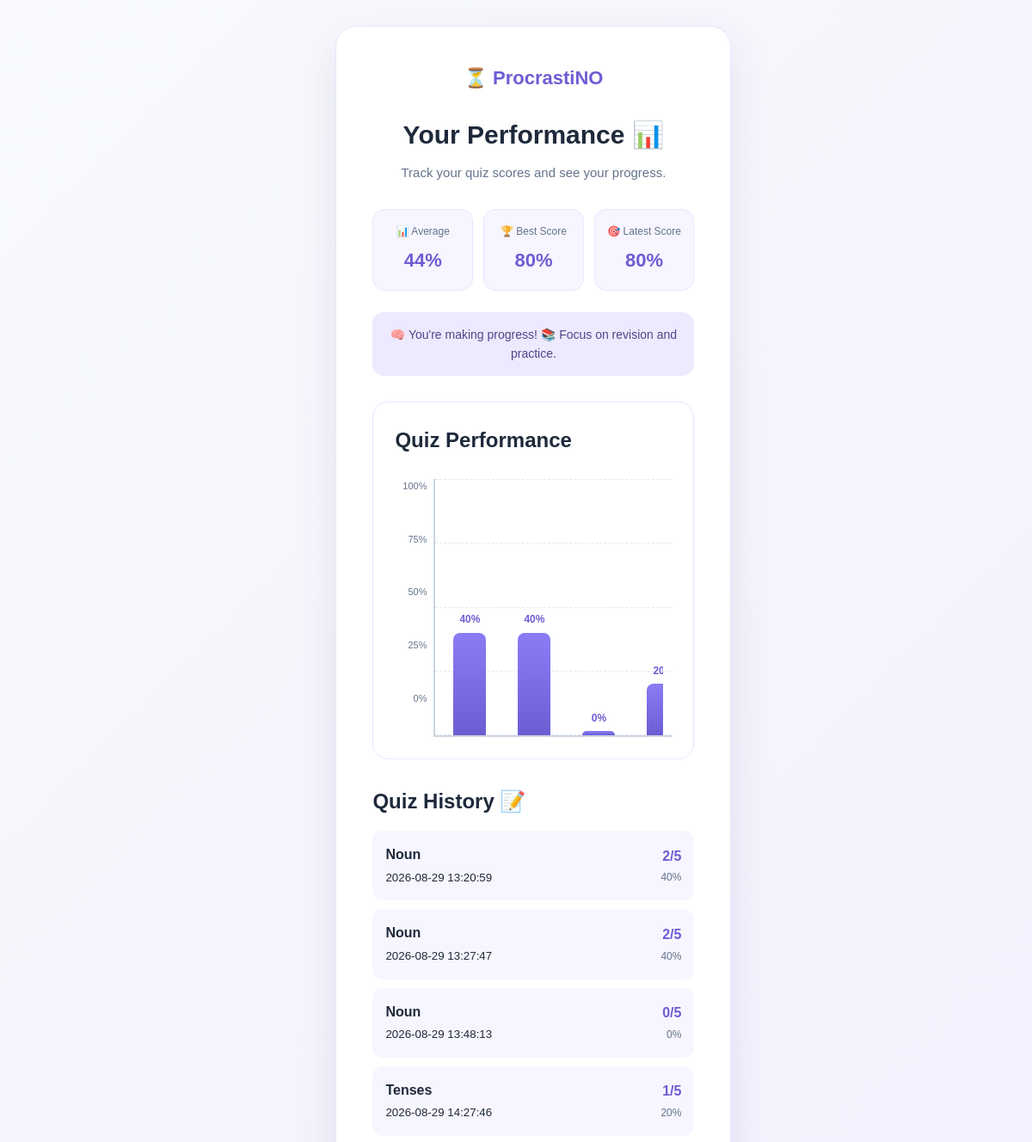
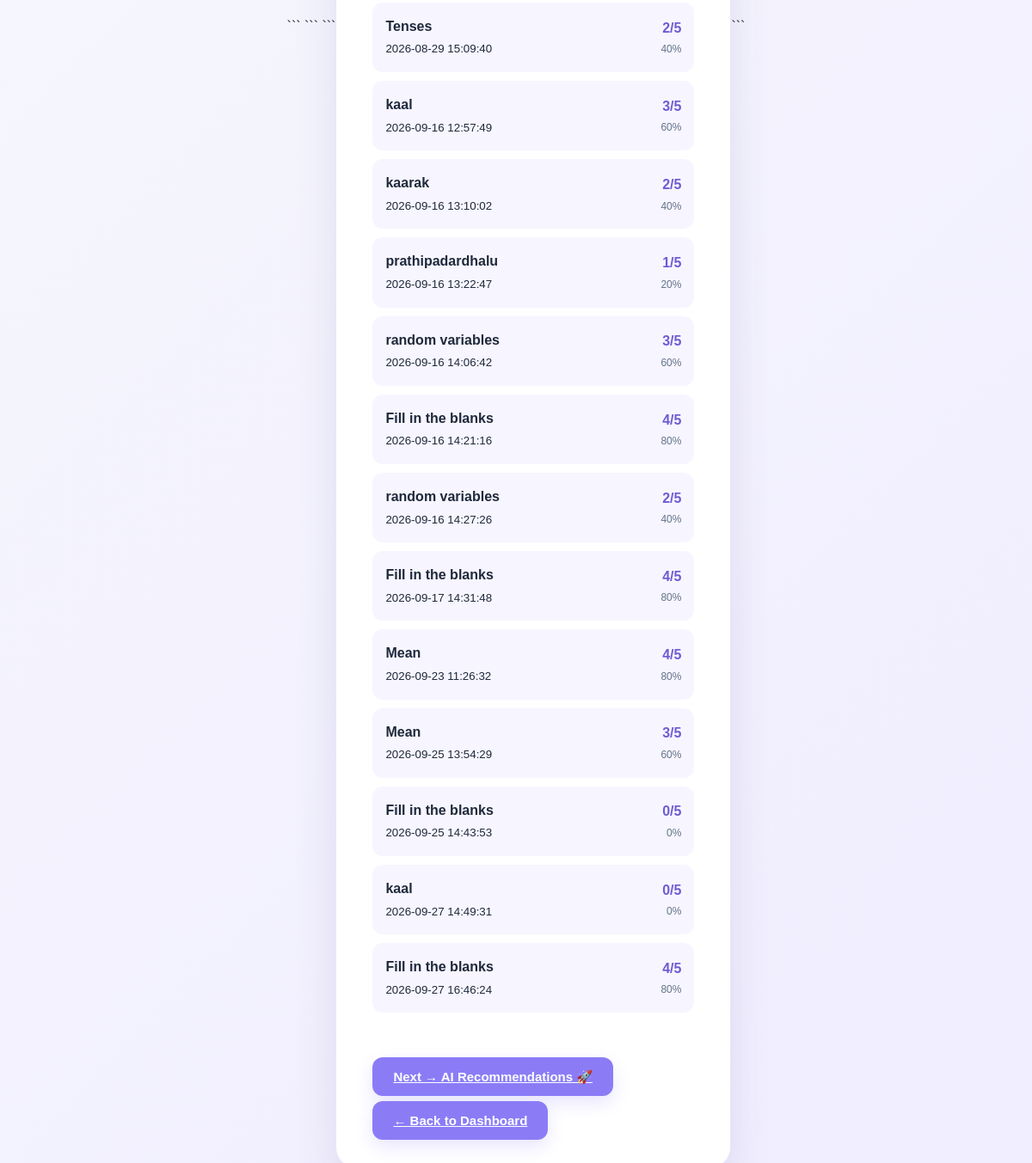
The app's page /performance (signed in) with its own data (2 pictures, top to bottom).
### tables this page shows
CREATE TABLE quiz_results (
            id INTEGER PRIMARY KEY AUTOINCREMENT,
            user_id INTEGER NOT NULL,
            subject_id INTEGER NOT NULL,
            topic_id INTEGER NOT NULL,
            score INTEGER NOT NULL,
            total INTEGER NOT NULL,
            created_at TIMESTAMP DEFAULT CURRENT_TIMESTAMP,
            FOREIGN KEY (user_id) REFERENCES users(id),
            FOREIGN KEY (subject_id) REFERENCES subjects(id),
            FOREIGN KEY (topic_id) REFERENCES topics(id)
        );

CREATE TABLE topics (
            id INTEGER PRIMARY KEY AUTOINCREMENT,
            subject_id INTEGER NOT NULL,
            topic_name TEXT NOT NULL,
            FOREIGN KEY (subject_id) REFERENCES subjects(id)
        );

### app.py (the view)
@app.route("/performance")
def performance():
    if "user_id" not in session:
        return redirect("/login")
    conn = sqlite3.connect("database.db")
    cursor = conn.cursor()
    cursor.execute(
        """
        SELECT
            quiz_results.id,
            subjects.id,
            topics.id,
            subjects.subject_name,
            topics.topic_name,
            quiz_results.score,
            quiz_results.total,
            quiz_results.created_at

        FROM quiz_results

        JOIN subjects
            ON quiz_results.subject_id = subjects.id

        JOIN topics
            ON quiz_results.topic_id = topics.id

        WHERE quiz_results.user_id = ?

        ORDER BY quiz_results.id ASC
        """,
        (session["user_id"],)
    )
    results = cursor.fetchall()
    conn.close()
    percentages = []
    for result in results:
        score = result[5]
        total = result[6]
        if total > 0:
            percentage = (
                score / total
            ) * 100
            percentages.append(percentage)
    if percentages:
        average_score = round(
            sum(percentages) /
            len(percentages)
        )
        best_score = round(
            max(percentages)
        )
        latest_score = round(
            percentages[-1]
        )
    else:
        average_score = 0
        best_score = 0
        latest_score = 0
    if average_score >= 80:
        performance_message = (
            "Excellent performance! 🌟 "
            "Keep challenging yourself."
        )
    elif average_score >= 60:
        performance_message = (
            "Good progress! 👍 "
            "A little more revision can make you stronger."
        )
    elif average_score >= 40:
        performance_message = (
            "You're making progress! 📚 "
            "Focus on revision and practice."
        )
    else:
        performance_message = (
            "Let's strengthen the basics! 🧠 "
            "More practice will help."
        )
    latest_result = (
        results[-1]
        if results
        else None
    )
    return render_template(
        "performance.html",
        results=results,
        average_score=average_score,
        best_score=best_score,
        latest_score=latest_score,
        performance_message=performance_message,
        latest_result=latest_result
    )

### templates/performance.html (shortened to what this page needs)
<!DOCTYPE html>
<html lang="en">
<head>
<link rel="stylesheet"
      href="{{ url_for('static', filename='css/style.css') }}">
```
</head>
<body class="auth-page">
```
<div class="auth-container">
    <div class="auth-card">
        <div class="auth-logo">
            ⏳ ProcrastiNO
        </div>
        <h1>Your Performance 📊</h1>
        <p class="auth-subtitle">
            Track your quiz scores and see your progress.
        </p>
        <div class="performance-stats">
            <div class="performance-stat">
                <span>📊 Average</span>
                <strong>{{ average_score }}%</strong>
            </div>
            <div class="performance-stat">
                <span>🏆 Best Score</span>
                <strong>{{ best_score }}%</strong>
            </div>
            <div class="performance-stat">
                <span>🎯 Latest Score</span>
                <strong>{{ latest_score }}%</strong>
            </div>
        </div>
        <div class="performance-message">
            🧠 {{ performance_message }}
        </div>
        {% if results %}
            <div class="graph-box">
                <h2>Quiz Performance</h2>
                <div class="graph">
                    <div class="y-axis">
                        <span>100%</span>
                        <span>75%</span>
                        <span>50%</span>
                        <span>25%</span>
                        <span>0%</span>
                    </div>
                    <div class="graph-area">
                        <div class="grid-line line-100"></div>
                        <div class="grid-line line-75"></div>
                        <div class="grid-line line-50"></div>
                        <div class="grid-line line-25"></div>
                        <div class="grid-line line-0"></div>
                        <div class="bars">
                            {% for result in results %}
                                {% set percentage =
                                    ((result[5] / result[6]) * 100)
                                    | round | int
                                %}
                                <div class="graph-column">
                                    <div class="bar-value">
                                        {{ percentage }}%
                                    </div>
                                    <div class="graph-bar"
                                         style="height: {{ percentage }}%;">
                                    </div>
                                </div>
                            {% endfor %}
                        </div>
                    </div>
                </div>
            </div>
            <div class="performance-list">
                <h2>Quiz History 📝</h2>
                {% for result in results %}
                    {% set percentage =
                        ((result[5] / result[6]) * 100)
                        | round | int
                    %}
                    <div class="performance-item">
                        <div>
                            <strong>{{ result[4] }}</strong>
                            <br>
                            <small>
                                {{ result[7] }}
                            </small>
                        </div>
                        <div class="history-score">
                            <strong>
                                {{ result[5] }}/{{ result[6] }}
                            </strong>
                            <span>
                                {{ percentage }}%
                            </span>
                        </div>
                    </div>
                {% endfor %}
            </div>
            {% if latest_result %}
                <br><br>
                <a href="/recommendations/{{ latest_result[1] }}/{{ latest_result[2] }}"
                   class="primary-btn">
                    Next → AI Recommendations 🚀
                </a>
            {% endif %}
        {% endif %}
        <br><br>
        <a href="/dashboard"
           class="primary-btn">
            ← Back to Dashboard
        </a>
    </div>
</div>
```
</body>
</html>

### static/css/style.css (style rules this page uses)
* { margin: 0; padding: 0; box-sizing: border-box; }
body { font-family: Arial, sans-serif; background: #F8FAFC; color: #1E293B; line-height: 1.6; }
.primary-btn, .secondary-btn { padding: 14px 24px; border-radius: 12px; font-size: 15px; font-weight: 600; cursor: pointer; transition: 0.2s ease; }
.primary-btn { border: none; background: #8B7CF6; color: white; box-shadow: 0 8px 20px rgba(139, 124, 246, 0.2); }
.auth-page { min-height: 100vh; background: linear-gradient(135deg, #F8FAFC, #F0EDFF); display: flex; align-items: center; justify-content: center; padding: 30px 20px; }
.auth-container { width: 100%; max-width: 460px; }
.auth-card { background: white; padding: 42px; border-radius: 24px; box-shadow: 0 20px 50px rgba(71, 65, 120, 0.12); border: 1px solid #E9E5FF; }
.auth-logo { text-align: center; color: #6D5DD3; font-size: 22px; font-weight: 700; margin-bottom: 25px; }
.auth-card h1 { text-align: center; font-size: 30px; margin-bottom: 8px; }
.auth-subtitle { text-align: center; color: #64748B; font-size: 15px; margin-bottom: 30px; }
.performance-list { text-align: left; margin-top: 30px; }
.performance-list h2 { margin-bottom: 15px; }
.performance-item { display: flex; justify-content: space-between; align-items: center; padding: 15px; margin-bottom: 10px; border-radius: 12px; background: #f7f5ff; }
.graph-box { margin-top: 30px; padding: 25px; background: #ffffff; border: 1px solid #e9e5ff; border-radius: 18px; }
.graph-box h2 { margin-bottom: 25px; text-align: left; }
.graph { display: flex; height: 300px; }
.y-axis { width: 45px; display: flex; flex-direction: column; justify-content: space-between; padding-bottom: 35px; color: #64748b; font-size: 11px; text-align: right; padding-right: 8px; }
.graph-area { position: relative; flex: 1; height: 100%; border-left: 2px solid #cbd5e1; border-bottom: 2px solid #cbd5e1; }
.grid-line { position: absolute; left: 0; right: 0; border-top: 1px dashed #e2e8f0; }
.line-100 { top: 0; }
.line-75 { top: 25%; }
.line-50 { top: 50%; }
.line-25 { top: 75%; }
.line-0 { bottom: 0; }
.bars { position: absolute; left: 10px; right: 10px; bottom: 0; height: 100%; display: flex; align-items: flex-end; justify-content: space-around; gap: 15px; overflow-x: auto; }
.graph-column { height: 100%; min-width: 60px; display: flex; flex-direction: column; justify-content: flex-end; align-items: center; position: relative; }
.graph-bar { width: 38px; min-height: 5px; background: linear-gradient(180deg, #8b7cf6, #6d5dd3); border-radius: 8px 8px 0 0; transition: 0.3s ease; }
.bar-value { font-size: 12px; font-weight: bold; color: #6d5dd3; margin-bottom: 5px; }
.history-score { display: flex; flex-direction: column; align-items: flex-end; gap: 3px; }
.history-score strong { color: #6d5dd3; }
.history-score span { font-size: 12px; color: #64748b; }
.performance-stats { display: grid; grid-template-columns: repeat(3, 1fr); gap: 12px; margin: 25px 0; }
.performance-stat { background: #f7f5ff; border: 1px solid #e9e5ff; border-radius: 14px; padding: 16px 10px; text-align: center; }
.performance-stat span { display: block; color: #64748b; font-size: 12px; margin-bottom: 6px; }
.performance-stat strong { color: #6d5dd3; font-size: 22px; }
.performance-message { background: #ede9fe; color: #51458a; padding: 15px; border-radius: 14px; margin-bottom: 25px; font-size: 14px; text-align: center; }

### records on screen
quiz_results: percentage "40", topic_name "Noun", created_at "2026-08-29 13:20:59", score "2", total "5"
quiz_results: percentage "40", topic_name "Noun", created_at "2026-08-29 13:27:47", score "2", total "5"
quiz_results: score "0", topic_name "Noun", created_at "2026-08-29 13:48:13", total "5"
quiz_results: percentage "20", topic_name "Tenses", created_at "2026-08-29 14:27:46", score "1", total "5"
quiz_results: topic_name "Tenses", created_at "2026-08-29 15:09:40", score "2", total "5", percentage "40"
quiz_results: topic_name "kaal", created_at "2026-09-16 12:57:49", score "3", total "5", percentage "60"
quiz_results: topic_name "kaarak", created_at "2026-09-16 13:10:02", score "2", total "5", percentage "40"
quiz_results: topic_name "prathipadardhalu", created_at "2026-09-16 13:22:47", score "1", total "5", percentage "20"
quiz_results: topic_name "random variables", created_at "2026-09-16 14:06:42", score "3", total "5", percentage "60"
quiz_results: topic_name "Fill in the blanks", created_at "2026-09-16 14:21:16", score "4", total "5", percentage "80"
quiz_results: topic_name "random variables", created_at "2026-09-16 14:27:26", score "2", total "5", percentage "40"
quiz_results: topic_name "Fill in the blanks", created_at "2026-09-17 14:31:48", score "4", total "5", percentage "80"
quiz_results: topic_name "Mean", created_at "2026-09-23 11:26:32", score "4", total "5", percentage "80"
quiz_results: topic_name "Mean", created_at "2026-09-25 13:54:29", score "3", total "5", percentage "60"
quiz_results: topic_name "Fill in the blanks", created_at "2026-09-25 14:43:53", score "0", total "5"
quiz_results: topic_name "kaal", created_at "2026-09-27 14:49:31", score "0", total "5"
quiz_results: topic_name "Fill in the blanks", created_at "2026-09-27 16:46:24", score "4", total "5", percentage "80"

### other values on screen
{{ average_score }} "44"
{{ best_score }} "80"
{{ latest_score }} "80"
{{ performance_message }} "You're making progress! 📚 Focus on revision and practice."
